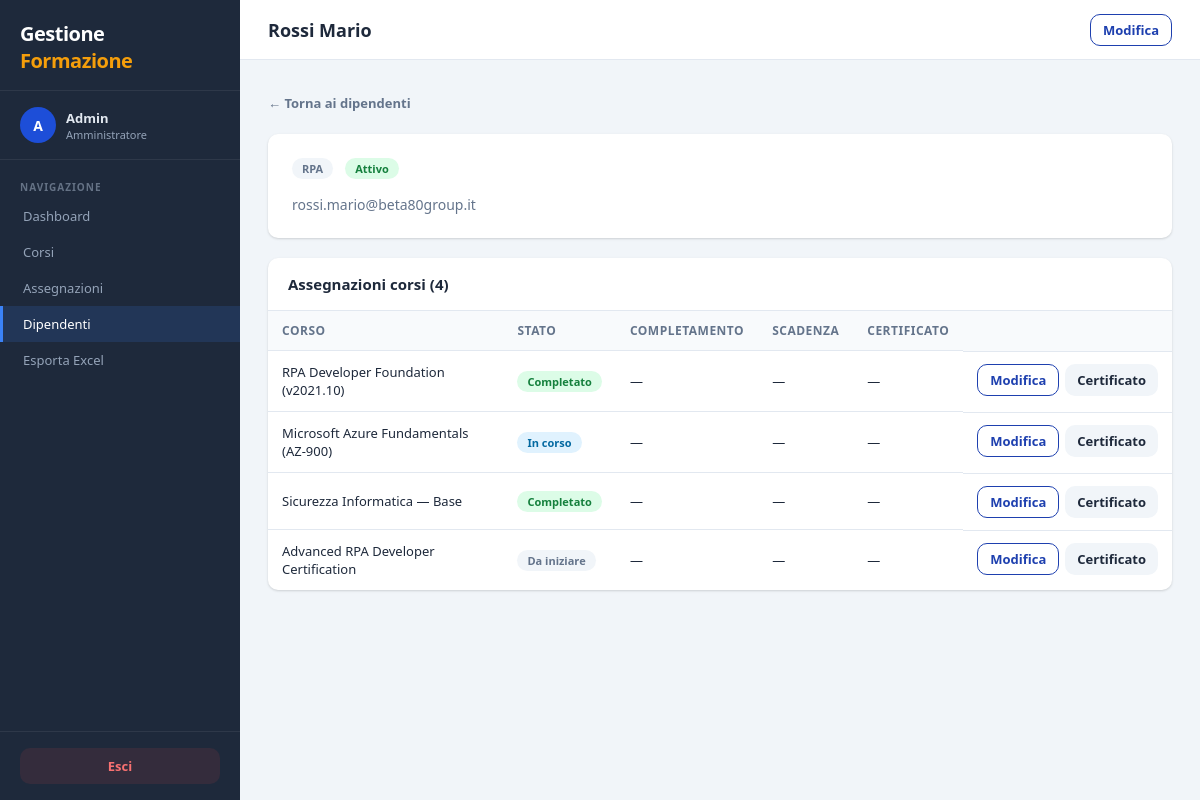
Screenshot of /dipendenti/1/ (signed in) with the database file from the repository.
### gestionale/models.py (models this page shows, shortened)
class Dipendente(models.Model):
    REPARTO_CHOICES = [
        ('IT', 'IT'),
        ('HR', 'HR'),
        ('PM', 'PM'),
        ('RPA', 'RPA'),
        ('Finance', 'Finance'),
        ('Sales', 'Sales'),
        ('Operations', 'Operations'),
        ('Altro', 'Altro'),
    ]
    nome = models.CharField(max_length=100)
    cognome = models.CharField(max_length=100)
    email = models.EmailField(unique=True)
    reparto = models.CharField(max_length=100, blank=True, choices=REPARTO_CHOICES, db_index=True)
    attivo = models.BooleanField(default=True)
    class Meta:
        verbose_name_plural = 'Dipendenti'
        ordering = ['cognome', 'nome']
    def __str__(self):
        return f'{self.cognome} {self.nome}'

class AssegnazioneCorso(models.Model):
    STATO_CHOICES = [
        ('da_iniziare', 'Da iniziare'),
        ('in_corso', 'In corso'),
        ('completato', 'Completato'),
        ('scaduto', 'Scaduto'),
    ]
    dipendente = models.ForeignKey(Dipendente, on_delete=models.CASCADE, related_name='assegnazioni', db_index=True)
    corso = models.ForeignKey(Corso, on_delete=models.CASCADE, related_name='assegnazioni', db_index=True)
    data_assegnazione = models.DateField(default=timezone.now)
    data_scadenza = models.DateField(null=True, blank=True)
    data_completamento = models.DateField(null=True, blank=True)
    stato = models.CharField(max_length=20, choices=STATO_CHOICES, default='da_iniziare', db_index=True)
    data_inizio_pianificata = models.DateField(null=True, blank=True)
    data_fine_pianificata = models.DateField(null=True, blank=True)
    certificato = models.FileField(upload_to='certificati/', null=True, blank=True)
    class Meta:
        verbose_name = 'Assegnazione Corso'
        verbose_name_plural = 'Assegnazioni Corsi'
        unique_together = ('dipendente', 'corso')
        ordering = ['data_scadenza']

class Corso(models.Model):
    TIPOLOGIA_CHOICES = [
        ('Tecnico', 'Tecnico'),
        ('Management', 'Management'),
        ('Cloud', 'Cloud'),
        ('Analytics', 'Analytics'),
        ('Compliance', 'Compliance'),
        ('Soft Skills', 'Soft Skills'),
        ('Sicurezza', 'Sicurezza'),
        ('Altro', 'Altro'),
    ]
    titolo = models.CharField(max_length=300)
    descrizione = models.TextField(blank=True)
    vendor = models.ForeignKey(Vendor, on_delete=models.SET_NULL, null=True, blank=True, related_name='corsi')
    tipologia = models.CharField(max_length=50, choices=TIPOLOGIA_CHOICES, default='Altro')
    durata_ore = models.PositiveIntegerField(default=0)
    validita_mesi = models.PositiveIntegerField(default=0, help_text='0 = nessuna scadenza')
    obbligatorio = models.BooleanField(default=False)
    link_corso = models.URLField(blank=True)
    class Meta:
        verbose_name_plural = 'Corsi'
        ordering = ['titolo']

### gestionale/views.py (the view)
# urls.py: path('dipendenti/<int:pk>/', views.DipendenteDetailView.as_view(), name='dipendente_detail'),
class DipendenteDetailView(LoginRequiredMixin, DetailView):
    model = Dipendente
    template_name = 'gestionale/dipendenti/detail.html'
    context_object_name = 'dipendente'
    def get_object(self, queryset=None):
        obj = super().get_object(queryset)
        if not self.request.user.is_staff and obj.email != self.request.user.email:
            raise PermissionDenied
        return obj
    def get_context_data(self, **kwargs):
        ctx = super().get_context_data(**kwargs)
        ctx['assegnazioni'] = (
            self.object.assegnazioni
            .select_related('corso')
            .order_by('data_scadenza')
        )
        return ctx

### gestionale/templates/gestionale/dipendenti/detail.html (shortened to what this page needs)
{% extends "gestionale/base.html" %}
{% block page_title %}{{ dipendente.cognome }} {{ dipendente.nome }}{% endblock %}
{% block topbar_actions %}
  <a href="{% url 'gestionale:dipendente_update' dipendente.pk %}" class="btn btn-outline btn-sm">Modifica</a>
{% endblock %}
{% block content %}
{% if request.user.is_staff %}
<a href="{% url 'gestionale:dipendente_list' %}" class="back-btn">← Torna ai dipendenti</a>
{% endif %}
<div class="detail-header" style="margin-bottom:20px;">
  <div class="detail-meta">
    <span class="badge badge-secondary">{{ dipendente.reparto }}</span>
    {% if dipendente.attivo %}<span class="badge badge-success">Attivo</span>{% else %}<span class="badge badge-danger">Inattivo</span>{% endif %}
  </div>
  <div style="color:#64748b;font-size:14px;margin-top:6px;">{{ dipendente.email }}</div>
</div>
<div class="card">
  <div class="card-header">
    <div class="card-title">Assegnazioni corsi ({{ assegnazioni|length }})</div>
  </div>
  <div class="card-body" style="padding:0;">
    <table>
      <thead>
        <tr>
          <th>Corso</th>
          <th>Stato</th>
          <th>Completamento</th>
          <th>Scadenza</th>
          <th>Certificato</th>
          <th></th>
        </tr>
      </thead>
      <tbody>
        {% for a in assegnazioni %}
        <tr>
          <td>{{ a.corso.titolo }}</td>
          <td>
            {% if a.stato == 'completato' %}<span class="badge badge-success">Completato</span>
            {% elif a.stato == 'in_corso' %}<span class="badge badge-info">In corso</span>
            {% elif a.stato == 'da_iniziare' %}<span class="badge badge-secondary">Da iniziare</span>
            {% else %}<span class="badge badge-danger">Scaduto</span>{% endif %}
          </td>
          <td>{{ a.data_completamento|default:"—" }}</td>
          <td>{{ a.data_scadenza|default:"—" }}</td>
          <td>
            {% if a.certificato %}
            <a href="{{ a.certificato.url }}" target="_blank" class="btn btn-outline btn-sm">Scarica</a>
            {% else %}—{% endif %}
          </td>
          <td class="td-actions">
            <a href="{% url 'gestionale:assegnazione_update' a.pk %}" class="btn btn-outline btn-sm">Modifica</a>
            <a href="{% url 'gestionale:certificato_upload' a.pk %}" class="btn btn-sm" style="background:#f1f5f9;color:#1e293b;">Certificato</a>
          </td>
        </tr>
        {% empty %}
        <tr>
          <td colspan="6" style="padding:24px;text-align:center;color:#64748b;">Nessuna assegnazione.</td>
        </tr>
        {% endfor %}
      </tbody>
    </table>
  </div>
</div>
{% endblock %}

### gestionale/templates/gestionale/base.html (shortened to what this page needs)
{% load static %}
<!DOCTYPE html>
<html lang="it">
<head>
  <link rel="stylesheet" href="{% static 'gestionale/css/dashboard.css' %}">
</head>
<body>
<div class="app-layout">
  <aside id="sidebar">
    <div class="sidebar-brand">
      <div class="brand">Gestione <span>Formazione</span></div>
    </div>
    <div class="sidebar-user">
      <div class="avatar {% if request.user.is_staff %}avatar-admin{% else %}avatar-dipendente{% endif %}">
        {{ request.user.username|first|upper }}
      </div>
      <div class="sidebar-user-info">
        <div class="sidebar-user-name">{{ request.user.get_full_name|default:request.user.username }}</div>
        <div class="sidebar-user-role">{% if request.user.is_staff %}Amministratore{% else %}Dipendente{% endif %}</div>
      </div>
    </div>
    <nav>
      <div class="nav-section">Navigazione</div>
      <a href="{% url 'gestionale:dashboard' %}" class="nav-item {% if request.resolver_match.url_name == 'dashboard' %}active{% endif %}">Dashboard</a>
      <a href="{% url 'gestionale:corso_list' %}" class="nav-item {% if 'corso' in request.resolver_match.url_name %}active{% endif %}">Corsi</a>
      <a href="{% url 'gestionale:assegnazione_list' %}" class="nav-item {% if 'assegnazione' in request.resolver_match.url_name or 'certificato' in request.resolver_match.url_name %}active{% endif %}">Assegnazioni</a>
      {% if request.user.is_staff %}
      <a href="{% url 'gestionale:dipendente_list' %}" class="nav-item {% if 'dipendente' in request.resolver_match.url_name %}active{% endif %}">Dipendenti</a>
      <a href="{% url 'gestionale:export_excel' %}" class="nav-item">Esporta Excel</a>
      {% endif %}
    </nav>
    <div class="sidebar-bottom">
      <form method="post" action="{% url 'gestionale:logout' %}">
        <button type="submit" class="btn-logout">Esci</button>
      </form>
    </div>
  </aside>
  <main id="main-content">
    <div class="topbar">
      <div class="topbar-title">{% block page_title %}{% endblock %}</div>
      <div class="topbar-right">{% block topbar_actions %}{% endblock %}</div>
    </div>
    <div class="page-content">
      {% block content %}{% endblock %}
    </div>
  </main>
</div>
</body>
</html>

### rows the page displays
Dipendente: cognome "Rossi", nome "Mario", reparto "RPA", email "rossi.mario@beta80group.it"
AssegnazioneCorso: corso.titolo "RPA Developer Foundation (v2021.10)", stato "Completato", data_completamento "—", data_scadenza "—"
AssegnazioneCorso: corso.titolo "Microsoft Azure Fundamentals (AZ-900)", stato "In corso", data_completamento "—", data_scadenza "—"
AssegnazioneCorso: corso.titolo "Sicurezza Informatica — Base", stato "Completato", data_completamento "—", data_scadenza "—"
AssegnazioneCorso: corso.titolo "Advanced RPA Developer Certification", stato "Da iniziare", data_completamento "—", data_scadenza "—"

### other values shown
{{ request.user.username|first|upper }} "A"
{{ request.user.get_full_name|default:request.user.username }} "Admin"
{{ assegnazioni|length }} "4"
